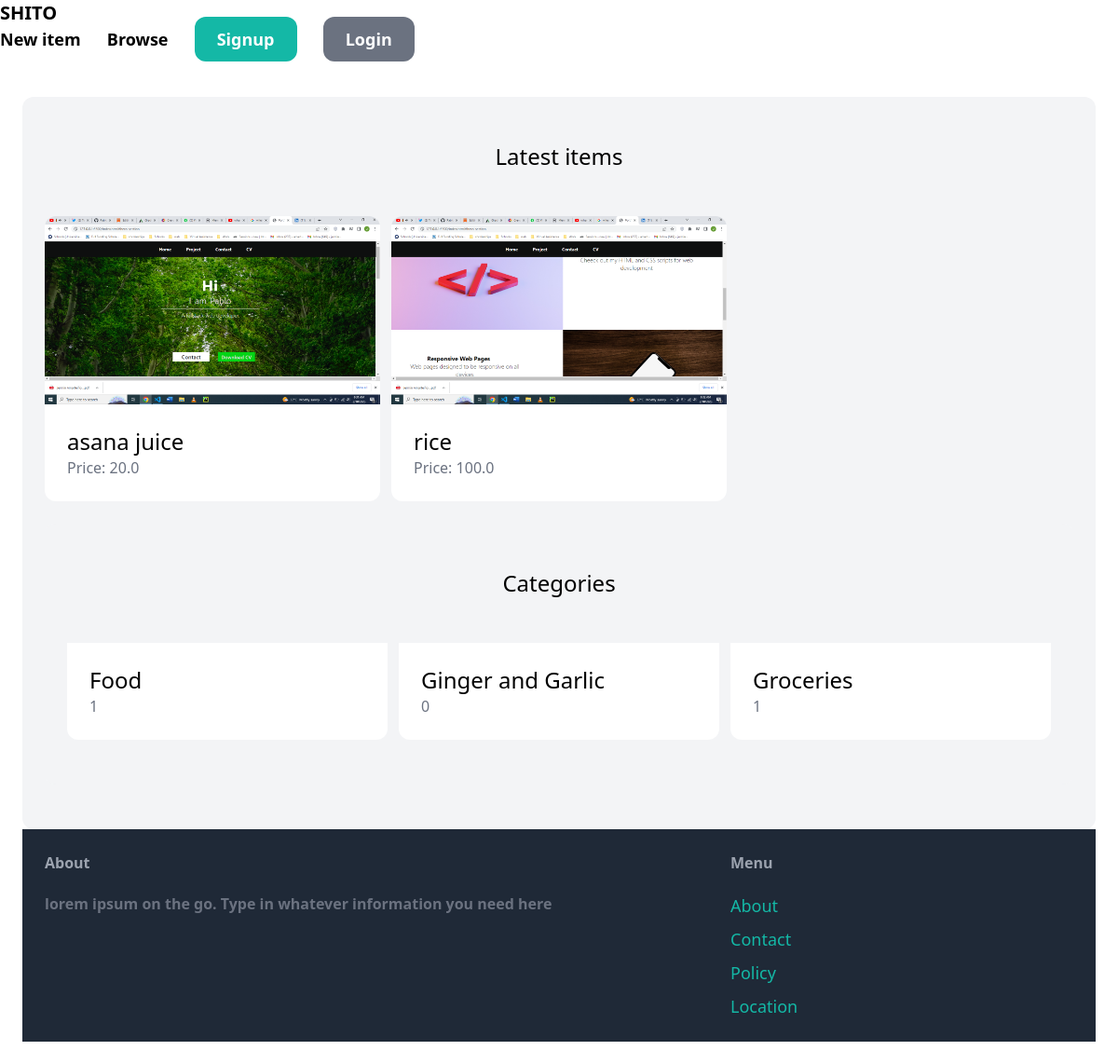
Before: / with the older database file.
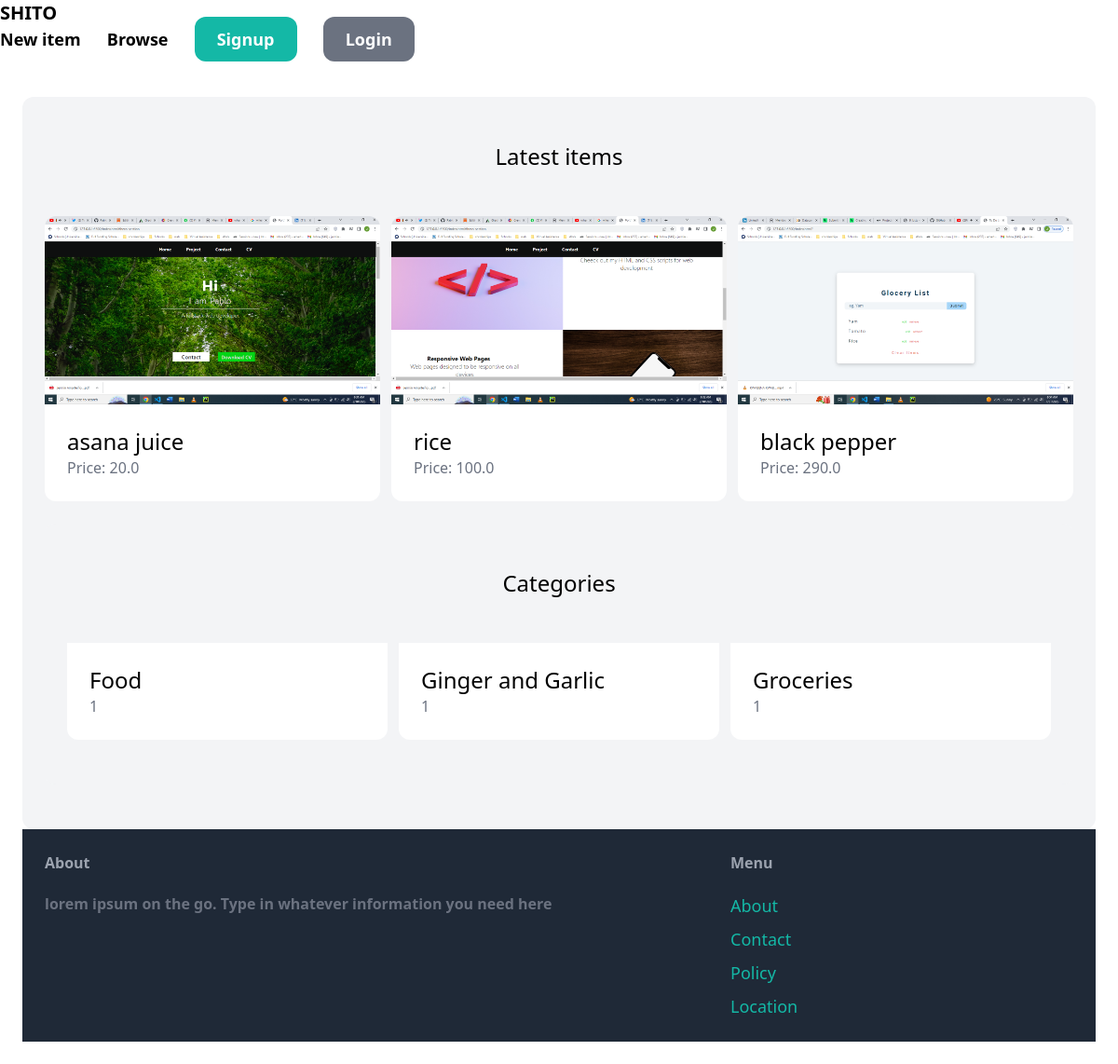
After: the same page with the newer database file.
### item/models.py (models this page shows, shortened)
class Item(models.Model):
    category = models.ForeignKey(Category, related_name='items', on_delete=models.CASCADE)
    name = models.CharField(max_length=255)
    description = models.TextField(blank=True, null=True)
    price = models.FloatField()
    image = models.ImageField(upload_to='item_images', blank=True, null=True)
    is_sold = models.BooleanField(default=False)
    created_at = models.DateField(auto_now_add=True)
    created_by = models.ForeignKey(User, related_name='items', on_delete=models.CASCADE)

class Category(models.Model):
    name = models.CharField(max_length=255)
    class Meta:
        ordering= ('name',)
        verbose_name_plural ='Categories'

### Spice/views.py (the view)
# urls.py: path('', views.index, name= 'index'),
def index(request):
    items = Item.objects.filter(is_sold = False)[0:6]
    categories = Category.objects.all()
    return render(request, 'Spice/index.html', {
        'categories': categories,
        'items': items,
    })

### Spice/templates/Spice/index.html (shortened to what this page needs)
{% extends 'Spice/base.html' %}
{% block content %}
    <div class= 'mt-6 px-6 py-12 bg-gray-100 rounded-xl'>
    <h2 class= 'mb-12 text-2xl text-center'>Latest items</h2>
        <div class= "grid grid-cols-3 gap-3">
            {% for item in items %}
                <div>
                    <a href="{% url 'item:detail' item.id %}">
                        <div>
                            <img src='{{item.image.url}}' class= 'rounded-t-xl'>
                        </div>
                        <div class="p-6 bg-white rounded-b-xl">
                            <h2 class="text-2xl">{{item.name}}</h2>
                            <p class = "text-gray-500"> Price: {{item.price}}</p>
                        </div>
                    </a>
                </div>
            {% endfor %}
        </div>
        <div class= 'mt-6 px-6 py-12 bg-gray-100 rounded-xl'>
            <h2 class= 'mb-12 text-2xl text-center'>Categories</h2>
                <div class= "grid grid-cols-3 gap-3">
                    {% for cat  in categories %}
                    <div>
                        <a href='#'>
                            <div class="p-6 bg-white rounded-b-xl">
                                <h2 class="text-2xl">{{cat.name}}</h2>
                                <p class = "text-gray-500">  {{cat.items.count}}</p>
                            </div>
                        </a>
                    </div>
                    {% endfor %}
                </div>
        </div>
{% endblock %}

### Spice/templates/Spice/base.html (shortened to what this page needs)
<!doctype html>
<html>
    <head>
        <script src= "https://cdn.tailwindcss.com"></script>
    </head>
    <body>
        <nav class"py-6 px-6 flex justify-between items-center border-b border-gray-200">
            <a href="/" class="text-xl font-semibold"> SHITO </a>
            <div class= "space-x-6">
                <a href="{% url 'item:new'%}" class="text-lg font-semibold  hover:text-gray-500">New item</a>
                <a href="{% url 'item:browse' %}" class="text-lg font-semibold  hover:text-gray-500">Browse</a>
                 {% if request.user.is_authenticated %}
                    <a href={% url 'conversation:inbox' %} class="px-6 py-3 text-lg font-semibold bg-teal-500 text-white rounded-xl hover:bg-teal-700">Inbox</a>
                    <a href="#" class="px-6 py-3 text-lg font-semibold bg-teal-500 text-white rounded-xl hover:bg-teal-700">Logout</a>
                    <a href="{%url 'Dashboard:index' %}" class="px-6 py-3 text-lg font-semibold bg-teal-500 text-white rounded-xl hover:bg-teal-700">Dashboard</a>
                {% else %}
                    <a href="{% url 'Spice:signup' %}" class="px-6 py-3 text-lg font-semibold bg-teal-500 text-white rounded-xl hover:bg-teal-700">Signup</a>
                    <a href="{% url 'Spice:login' %}" class="px-6 py-3 text-lg font-semibold bg-gray-500 text-white rounded-xl hover:bg-gray-700">Login</a>
                {% endif %}
            </div>
        </nav>
        <div class="px-6 py-6">
            {% block content %}{% endblock %}
        </div>
        <footer class="py-6 px-6 flex justify-between bg-gray-800">
            <div class="w-2/3 pr-10">
                <h3 class="mb-5 font-semibold text-gray-400"> About </h3>
                <p class="font-semibold text-gray-500">lorem ipsum on the go. Type in whatever information you need here</p>
            </div>
            <div class="w-1/3">
                <h3 class="mb-5 font-semibold text-gray-400"> Menu </h3>
                <ul class="space-y-2">
                    <li><a href="#" class="text-lg  text-teal-500 hover:text-teal-700">About </a></li>
                    <li><a href="{% url 'Spice:contact' %}" class="text-lg  text-teal-500 hover:text-teal-700">Contact </a></li>
                    <li><a href="#" class="text-lg  text-teal-500 hover:text-teal-700">Policy </a></li>
                    <li><a href="#" class="text-lg  text-teal-500 hover:text-teal-700">Location </a></li>
                </ul>
        </footer>
    </body>
</html>

Changed rows visible on the page:
added Item: image (picture), name "black pepper", price "290.0"
computed for Category "Ginger and Garlic": items.count "0" → "1"
